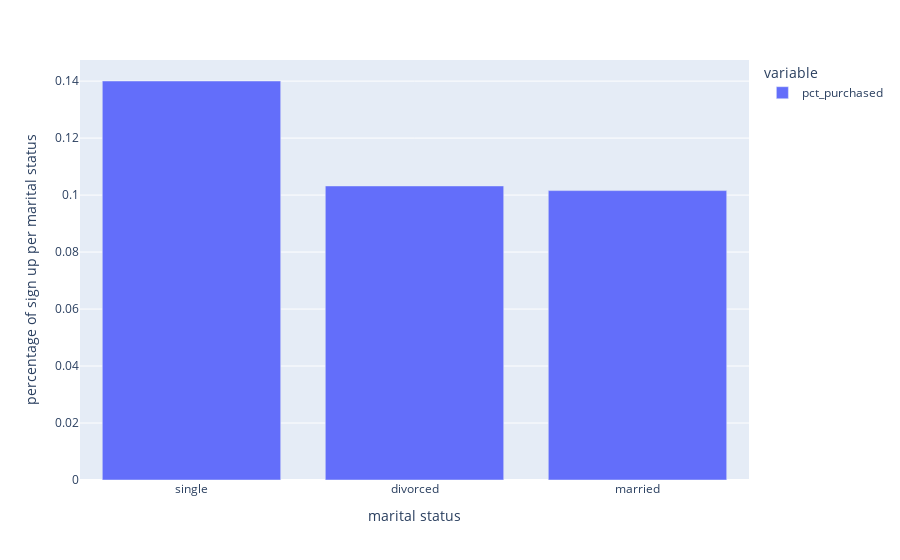

This figure's notebook cell:
### Code cell
#bar chart visualise group by marital status
fig = px.bar(groupby_marital_purchase_df)
fig.update_layout(yaxis_title = "percentage of sign up per marital status")
fig.update_layout(xaxis_title = "marital status")

### Figure 1 — Plotly figure (JSON) as saved in the notebook; plotly's stock layout.template omitted (floating-point values rounded to 4 significant figures)
{"data": [{"hovertemplate": "variable=pct_purchased<br>marital=%{x}<br>value=%{y}<extra></extra>", "legendgroup": "pct_purchased", "marker": {"color": "#636efa", "pattern": {"shape": ""}}, "name": "pct_purchased", "orientation": "v", "showlegend": true, "textposition": "auto", "type": "bar", "x": ["single", "divorced", "married"], "xaxis": "x", "y": [0.14, 0.1032, 0.1016], "yaxis": "y"}], "layout": {"barmode": "relative", "legend": {"title": {"text": "variable"}, "tracegroupgap": 0}, "margin": {"t": 60}, "xaxis": {"anchor": "y", "domain": [0, 1], "title": {"text": "marital status"}}, "yaxis": {"anchor": "x", "domain": [0, 1], "title": {"text": "percentage of sign up per marital status"}}}}
